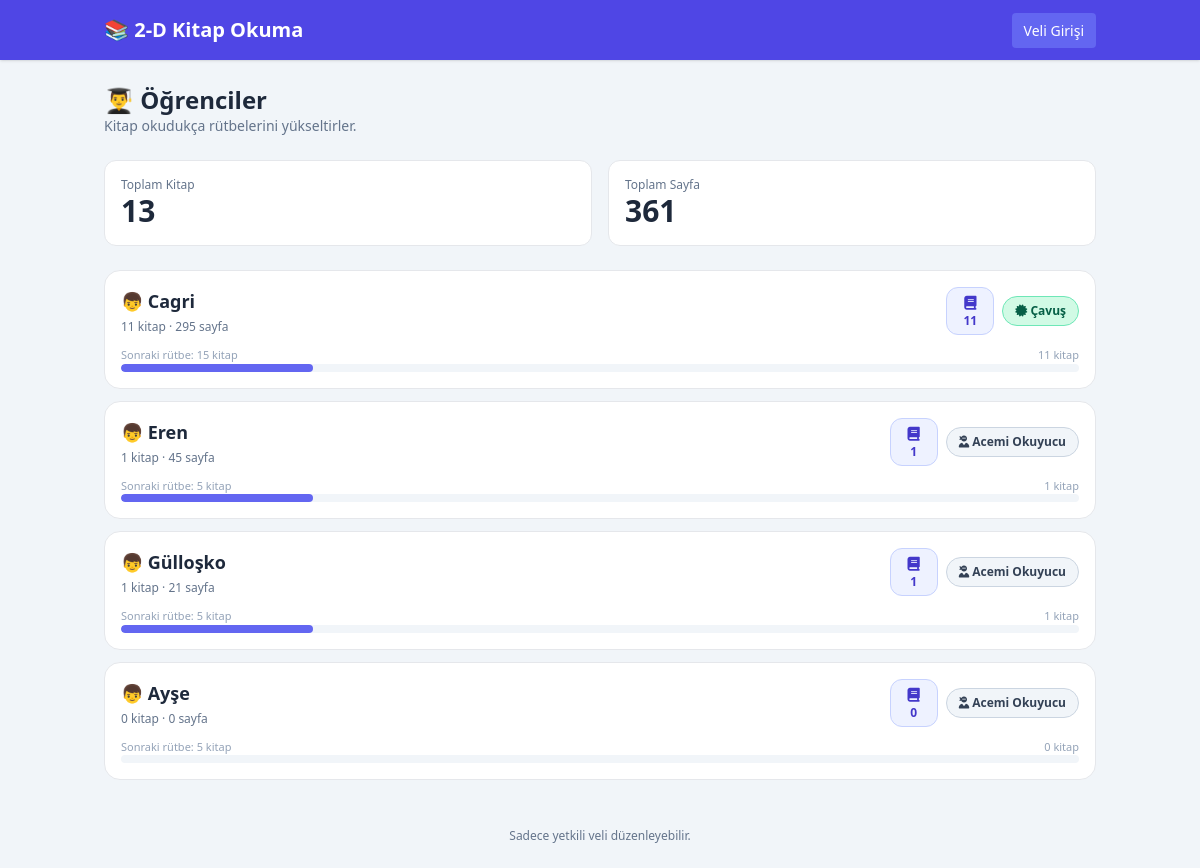
The page / on the database its author committed.
### tables this page shows
CREATE TABLE students (
        id INTEGER PRIMARY KEY AUTOINCREMENT,
        name TEXT NOT NULL UNIQUE,
        created_at TIMESTAMP DEFAULT CURRENT_TIMESTAMP
    );

### app.py (the view)
@app.route('/')
def index():
    conn = db()
    rows = conn.execute("""
        SELECT
            s.id,
            s.name,
            COUNT(b.id) AS book_count,
            COALESCE(SUM(b.page_count), 0) AS total_pages
        FROM students s
        LEFT JOIN books b
            ON b.student_id = s.id
        GROUP BY s.id
        ORDER BY
            book_count DESC,
            s.name COLLATE NOCASE
    """).fetchall()
    total_books = conn.execute(
        'SELECT COUNT(*) AS c FROM books'
    ).fetchone()['c']
    total_pages = conn.execute(
        'SELECT COALESCE(SUM(page_count), 0) AS p FROM books'
    ).fetchone()['p']
    students = []
    for row in rows:
        student = dict(row)
        books = conn.execute("""
            SELECT
                id,
                title,
                author,
                page_count,
                issue_date,
                return_date
            FROM books
            WHERE student_id = ?
            ORDER BY issue_date DESC, id DESC
        """, (student['id'],)).fetchall()
        student['books'] = [
            dict(book)
            for book in books
        ]
        student['rank'] = get_rank(
            student['book_count']
        )
        students.append(student)
    conn.close()
    return render_template(
        'index.html',
        students=students,
        total_class_books=total_books,
        total_class_pages=total_pages
    )

### app.py (called while the page is built)
def get_rank(count):
    current = RANKS[0]
    next_count = None
    for i, rank in enumerate(RANKS):
        if count >= rank[0]:
            current = rank
            if i + 1 < len(RANKS):
                next_count = RANKS[i + 1][0]
    previous = current[0]
    if next_count:
        progress = int(
            ((count - previous) / (next_count - previous)) * 100
        )
    else:
        progress = 100
    return {
        'title': current[1],
        'badge_style': current[2],
        'icon': current[3],
        'next_count': next_count,
        'progress': min(100, max(0, progress))
    }

def db():
    os.makedirs(
        os.path.dirname(DB_PATH),
        exist_ok=True
    )
    conn = sqlite3.connect(DB_PATH)
    conn.row_factory = sqlite3.Row
    return conn

### templates/index.html (shortened to what this page needs)
{% extends 'base.html' %}
{% block content %}
<div class="mb-6">
    <h1 class="text-2xl font-bold">👨‍🎓 Öğrenciler</h1>
    <p class="text-sm text-slate-500">
        Kitap okudukça rütbelerini yükseltirler.
    </p>
</div>
<div class="grid grid-cols-2 gap-4 mb-6">
    <div class="bg-white p-4 rounded-xl border">
        <div class="text-xs text-slate-500">
            Toplam Kitap
        </div>
        <div class="text-3xl font-bold">
            {{ total_class_books }}
        </div>
    </div>
    <div class="bg-white p-4 rounded-xl border">
        <div class="text-xs text-slate-500">
            Toplam Sayfa
        </div>
        <div class="text-3xl font-bold">
            {{ total_class_pages }}
        </div>
    </div>
</div>
<div class="space-y-3">
    {% for s in students %}
    <div class="bg-white p-4 rounded-2xl border hover:shadow-md transition">
        <div class="flex justify-between gap-3">
            <a href="{{ url_for('student_detail', student_id=s.id) }}" class="flex-1 min-w-0 no-underline">
                <div class="font-bold text-lg">
                    👦 {{ s.name }}
                </div>
                <div class="text-xs text-slate-500 mt-1">
                    {{ s.book_count }} kitap · {{ s.total_pages }} sayfa
                </div>
            </a>
            <div class="flex items-center gap-2">
                <div class="relative group">
                    <div class="w-12 h-12 rounded-xl border
                           bg-indigo-50 border-indigo-200
                           flex flex-col items-center justify-center
                           text-indigo-700 cursor-pointer
                           hover:bg-indigo-100 transition">
                        <i class="fa-solid fa-book text-sm"></i>
                        <span class="text-xs font-bold">
                            {{ s.book_count }}
                        </span>
                    </div>
                </div>
                <span class="px-3 py-1.5 rounded-full border
                       text-xs font-bold whitespace-nowrap
                       {{ s.rank.badge_style }}">
                    <i class="fa-solid {{ s.rank.icon }}"></i>
                    {{ s.rank.title }}
                </span>
            </div>
        </div>
        <div class="mt-3">
            <div class="flex justify-between
                   text-[11px] text-slate-400">
                <span>
                    {% if s.rank.next_count %}
                    Sonraki rütbe:
                    {{ s.rank.next_count }} kitap
                    {% else %}
                    🏆 En yüksek rütbe
                    {% endif %}
                </span>
                <span>
                    {{ s.book_count }} kitap
                </span>
            </div>
            <div class="h-2 bg-slate-100
                   rounded-full overflow-hidden">
                <div class="h-2 bg-indigo-500 rounded-full" style="width: {{ s.rank.progress }}%"></div>
            </div>
        </div>
    </div>
    {% else %}
    <div class="bg-white p-10 rounded-xl
           text-center text-slate-500">
        Henüz öğrenci eklenmemiş.
    </div>
    {% endfor %}
</div>
{% endblock %}

### rows shown on the page
students: name "Cagri", book_count "11", total_pages "295", rank "Çavuş", rank.next_count "15", {{ s.rank.progress }} 20 (drawn)
students: name "Eren", book_count "1", total_pages "45", rank "Acemi Okuyucu", rank.next_count "5", {{ s.rank.progress }} 20 (drawn)
students: name "Gülloşko", book_count "1", total_pages "21", rank "Acemi Okuyucu", rank.next_count "5", {{ s.rank.progress }} 20 (drawn)
students: name "Ayşe", book_count "0", total_pages "0", rank "Acemi Okuyucu", rank.next_count "5"

### other values the page prints
{{ total_class_books }} "13"
{{ total_class_pages }} "361"
